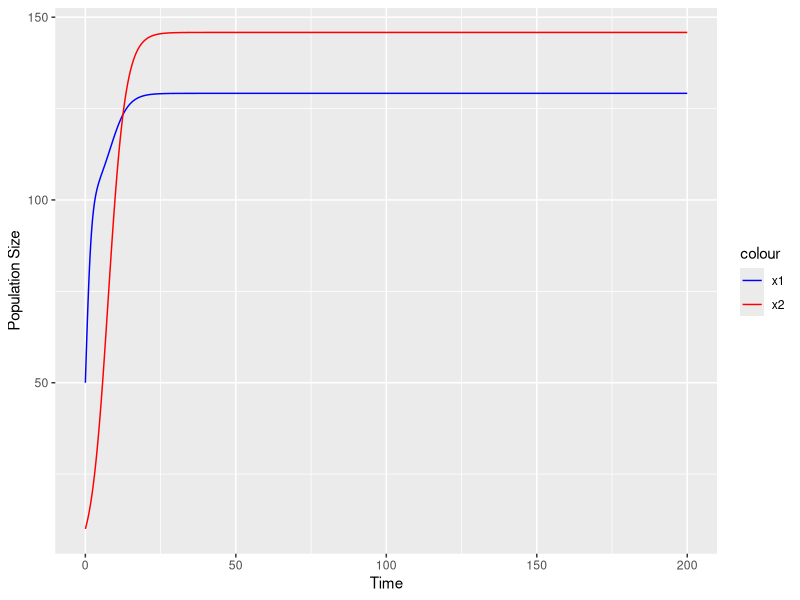
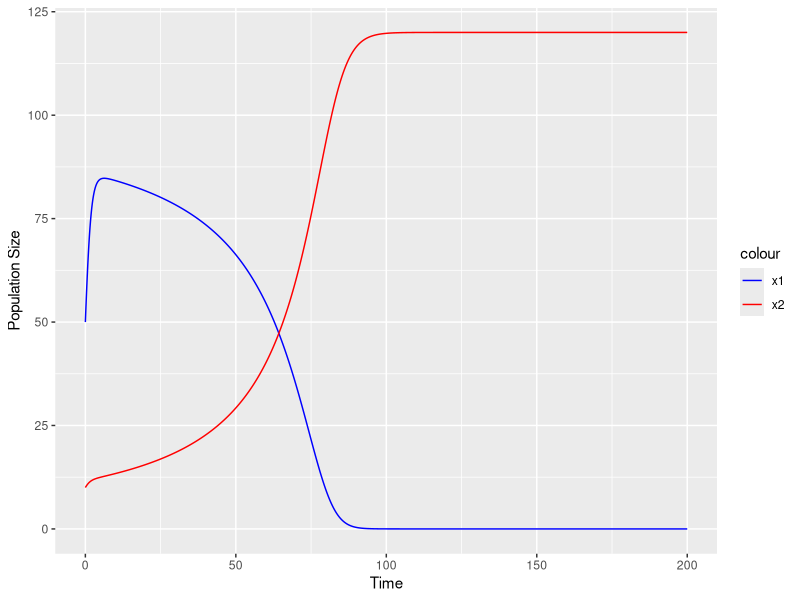
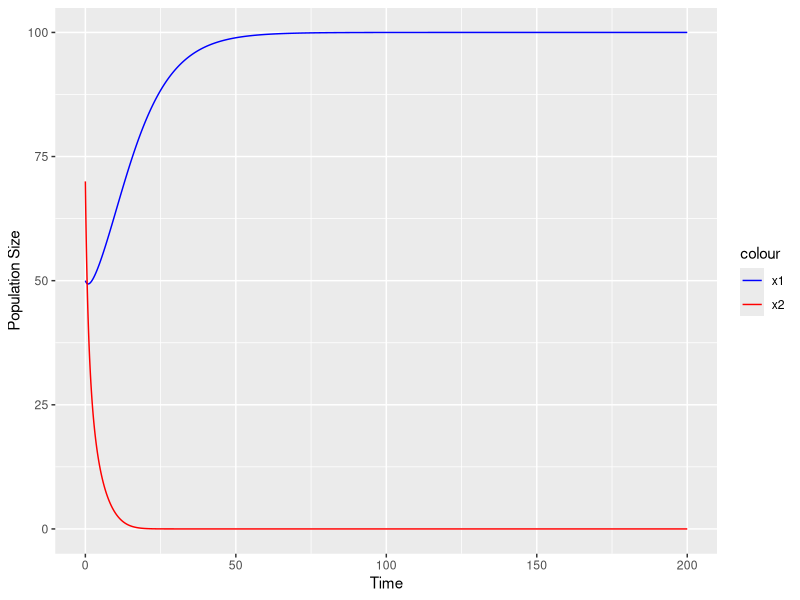
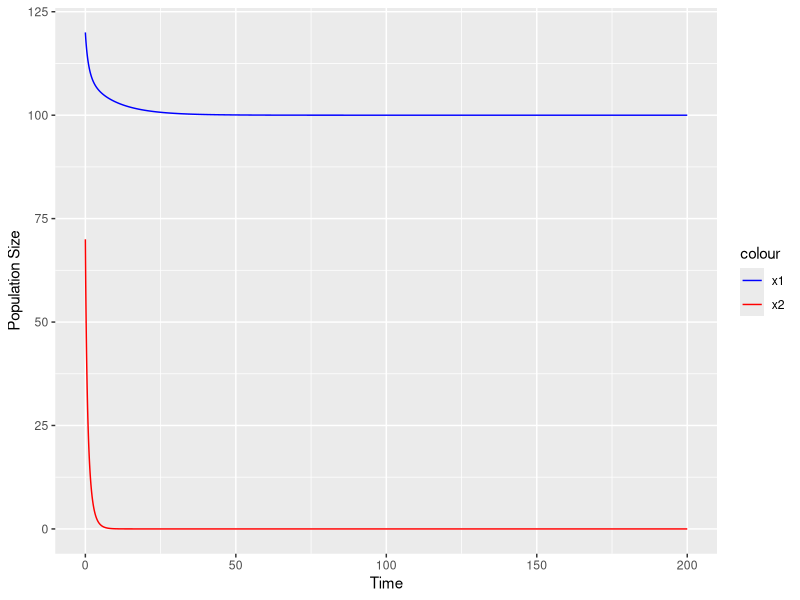
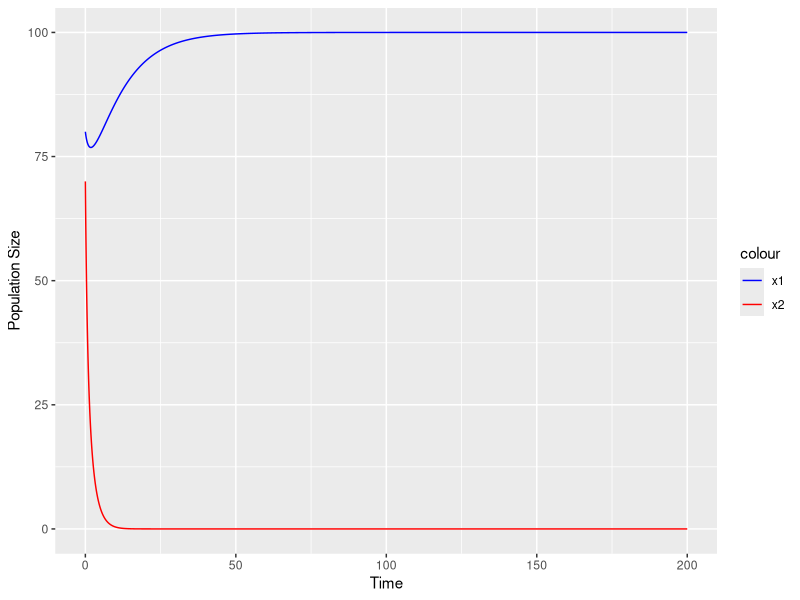
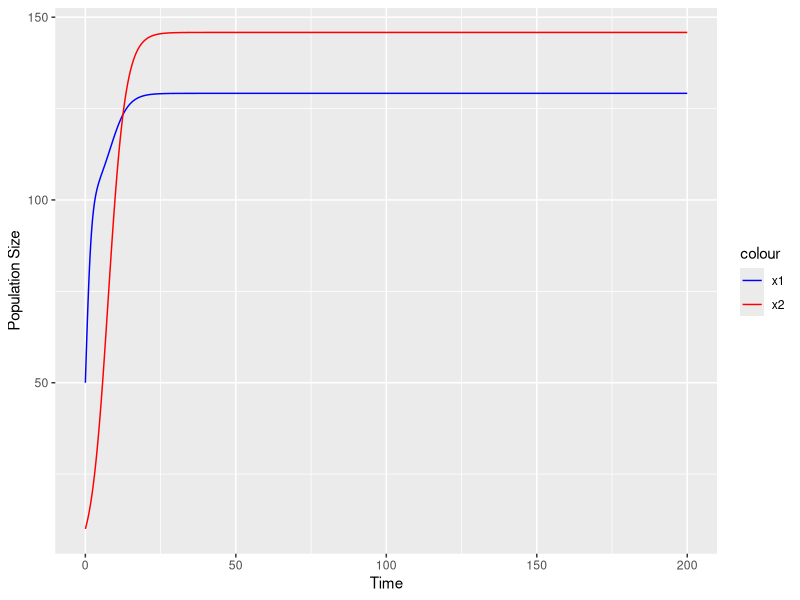
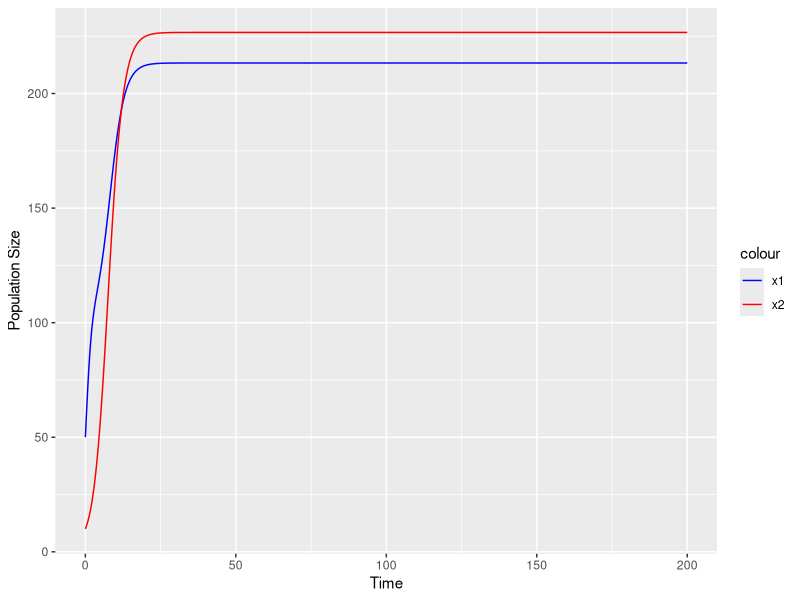
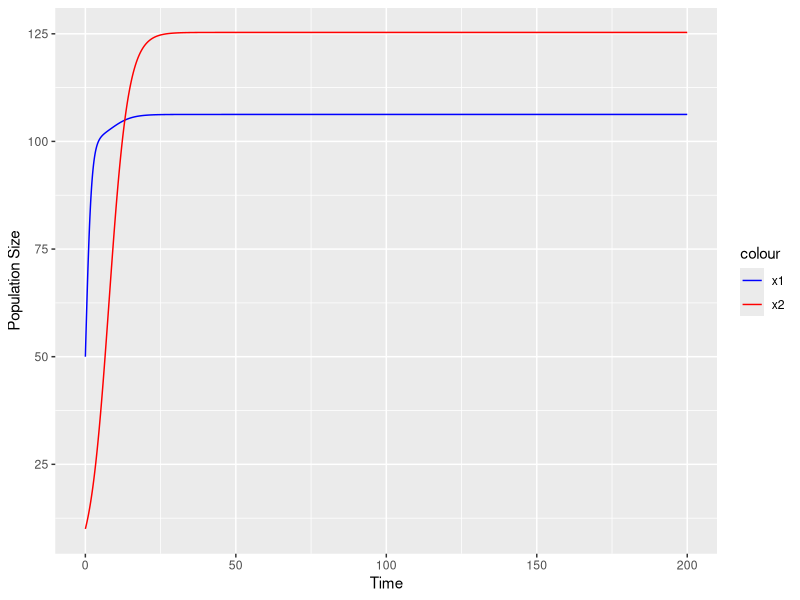

R code for these plots, in order:
## ---- chunk 1
knitr::opts_chunk$set(echo = TRUE)
## ---- chunk 2

library(deSolve)
library(ggplot2)
library(gridExtra)

simulate_LV <- function(r1, r2, a12, a21, K1, K2, x1, x2, tmax) {
  params <- c(r1=r1, r2=r2, a12=a12, a21=a21, K1=K1, K2=K2)
  state <- c(x1=x1, x2=x2)
  
  LV <- function(t, state, params) {
    with(as.list(c(state, params)), {
      dx1 = r1 * x1 * (1 - ((x1 + a12 * x2) / K1))
      dx2 = r2 * x2 * (1 - ((x2 + a21 * x1) / K2))
      list(c(dx1, dx2))
    })
  }
  
  times <- seq(0, tmax, by=0.01)
  
  out <- as.data.frame(ode(y = state, times=times, func=LV, parms=params))
  
  ggplot(out, aes(x = time)) +
    geom_line(aes(y = x1, color = "x1")) +
    geom_line(aes(y = x2, color = "x2")) +
    xlab("Time") +
    ylab("Population Size") +
    scale_color_manual(values = c("x1" = "blue", "x2" = "red"))
  
}

## ---- chunk 3

simulate_LV(r1 = 1.0, r2 = 0.3, 
            a12 = -0.2, a21 = -0.2, 
            K1 = 100, K2 = 120, 
            x1 = 50, x2 = 10, 
            tmax = 200)

## ---- chunk 4

simulate_LV(r1 = 1.0, r2 = 0.3, 
            a12 = 1.2, a21 = 1.2, 
            K1 = 100, K2 = 120, 
            x1 = 50, x2 = 10, 
            tmax=200)

## ---- chunk 5

simulate_LV(r1 = 0.1, r2 = 0.4, 
            a12 = 1.2, a21 = 1.3, 
            K1 = 100, K2 = 50, 
            x1 = 50, x2 = 70, 
            tmax=200)

## ---- chunk 6

simulate_LV(r1 = 0.1, r2 = 0.4, 
            a12 = 1.2, a21 = 1.3, 
            K1 = 100, K2 = 50, 
            x1 = 120, x2 = 70, 
            tmax=200)

## ---- chunk 7

simulate_LV(r1 = 0.1, r2 = 0.4, 
            a12 = 1.2, a21 = 1.3, 
            K1 = 100, K2 = 50, 
            x1 = 80, x2 = 70, 
            tmax=200)

## ---- chunk 8

simulate_LV(r1 = 1.0, r2 = 0.3, 
            a12 = -0.2, a21 = -0.2, 
            K1 = 100, K2 = 120, 
            x1 = 50, x2 = 10, 
            tmax = 200)

## ---- chunk 9

simulate_LV(r1 = 1.0, r2 = 0.3, 
            a12 = -0.5, a21 = -0.5, 
            K1 = 100, K2 = 120, 
            x1 = 50, x2 = 10, 
            tmax = 200)

## ---- chunk 10

simulate_LV(r1 = 1.0, r2 = 0.3, 
            a12 = -0.05, a21 = -0.05, 
            K1 = 100, K2 = 120, 
            x1 = 50, x2 = 10, 
            tmax = 200)

## ---- chunk 11

simulate_LV(r1 = 1.0, r2 = 0.3, 
            a12 = -1.5, a21 = -0.2, 
            K1 = 100, K2 = 120, 
            x1 = 50, x2 = 10, 
            tmax = 200)

## ---- chunk 12

simulate_LV(r1 = 1.0, r2 = 0.3, 
            a12 = -2.5, a21 = -0.2, 
            K1 = 100, K2 = 120, 
            x1 = 50, x2 = 10, 
            tmax = 200)

## ---- chunk 13

simulate_LV(r1 = 0.5, r2 = 0.5, 
            a12 = -0.2, a21 = -0.2, 
            K1 = 100, K2 = 100, 
            x1 = 50, x2 = 50, 
            tmax = 200)

## ---- chunk 14

simulate_LV(r1 = 2.5, r2 = 0.5, 
            a12 = -0.2, a21 = -0.2, 
            K1 = 100, K2 = 100, 
            x1 = 50, x2 = 50, 
            tmax = 100)

## ---- chunk 15

simulate_LV(r1 = 2.5, r2 = 0.1, 
            a12 = -0.2, a21 = -0.2, 
            K1 = 100, K2 = 100, 
            x1 = 50, x2 = 50, 
            tmax = 100)

## ---- chunk 16

simulate_LV(r1 = 1.0, r2 = 0.3, 
            a12 = -0.2, a21 = -0.2, 
            K1 = 100, K2 = 120, 
            x1 = 50, x2 = 10, 
            tmax = 200)


## ---- chunk 17

simulate_LV(r1 = 1.0, r2 = 0.3, 
            a12 = -0.2, a21 = -0.2, 
            K1 = 100, K2 = 120, 
            x1 = 150, x2 = 165, 
            tmax = 200)


## ---- chunk 18

simulate_LV(r1 = 1.0, r2 = 0.3, 
            a12 = -0.2, a21 = -0.2, 
            K1 = 100, K2 = 120, 
            x1 = 110, x2 = 125, 
            tmax = 200)
